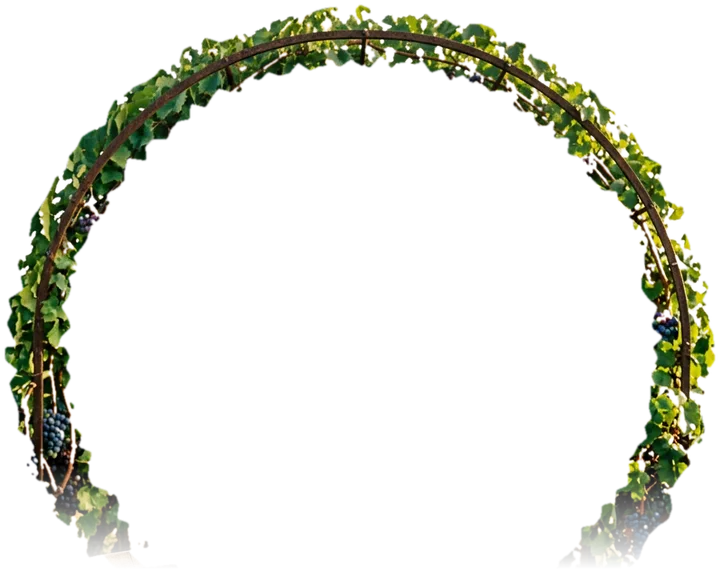
#> input picture img/arch-vine-photo.webp, 720 x 569 px
$ python -i photo-vet.py   (imports and definitions only)
#> lines starting #> are read from the running program, lines starting #| are printed output that depends on the picture
#> further down, picture is the input picture: PIL image 720x569 RGBA; mean R, G, B, A 20.3, 22, 11.9, 39.6
# Checks candidate place photos (run on GitHub): downloads each image and keeps only real photographs,
# rejecting logos, text graphics, blank backgrounds and flat artwork (colour variety / flat-area test).
# Input tools/photo-vet-list.json [{id,img}]  Output tools/photo-vet-result.json {id:{ok,why,...}}
import json, math, io, urllib.request, concurrent.futures as cf
from PIL import Image, ImageFilter, ImageStat
# [1 line not run here, left out]
UA = 'Mozilla/5.0 (Windows NT 10.0; Win64; x64) AppleWebKit/537.36 (KHTML, like Gecko) Chrome/131.0 Safari/537.36'
def feats(im):
    im = im.convert('RGB'); im.thumbnail((256, 256))
#> after `im = im.convert('RGB')`:
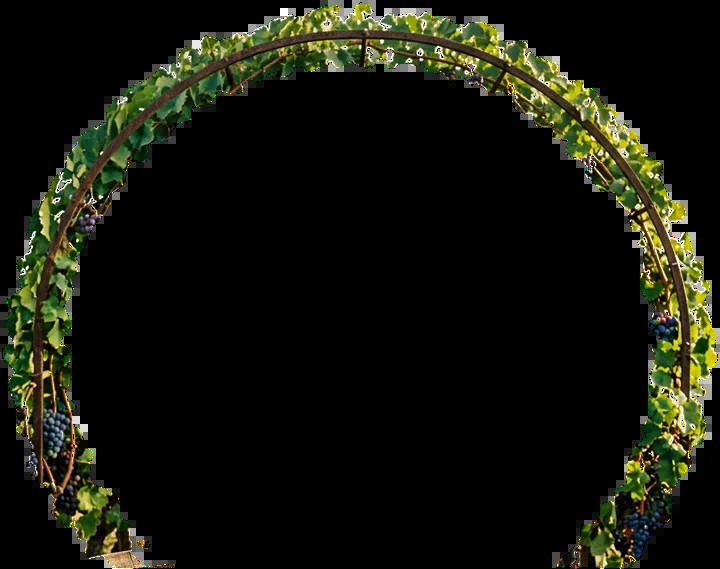
#> im: PIL image 720x569 RGB; mean R, G, B 20.3, 22, 11.9
#> after `im.thumbnail((256, 256))`:
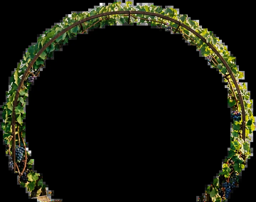
#> im: PIL image 256x202 RGB; mean R, G, B 20.4, 22.1, 12
    g = im.convert('L'); st = ImageStat.Stat(g)
#> after `g = im.convert('L')`:
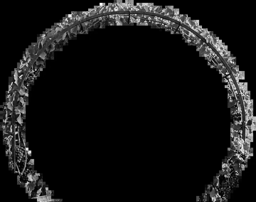
#> g: PIL image 256x202 L; min 0, max 255, mean 20.4
    q = im.quantize(colors=32, method=Image.Quantize.MEDIANCUT); h = sorted(q.histogram()[:32], reverse=True); tot = sum(h)
#> after `q = im.quantize(colors=32, method=Image.Quantize.MEDIANCUT)`:
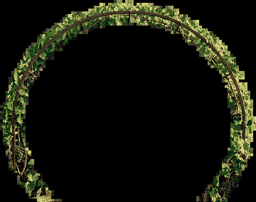
#> q: PIL image 256x202 P; mean R, G, B 20.2, 22, 11.9
#> after `h = sorted(q.histogram()[:32], reverse=True)`: h = 32 values, max 38349 at index 0, min 190 at index 31, mean 1616
#> after `tot = sum(h)`: tot = 51712
    top3 = sum(h[:3]) / tot
#> top3 = 0.764
    hist = g.histogram(); n = sum(hist); ent = -sum((c / n) * math.log2(c / n) for c in hist if c)
#> after `hist = g.histogram()`: hist = 256 values, max 38386 at index 0, min 0 at index 241, mean 202
#> after `n = sum(hist)`: n = 51712
#> after `ent = -sum((c / n * math.log2(c / n) for c in hist if c))`: ent = 2.76
    px = list(g.tobytes()); flat = sum(1 for i in range(len(px) - 1) if abs(px[i] - px[i + 1]) < 2) / len(px)
#> after `px = list(g.tobytes())`: px = 51712 items
#> after `flat = sum((1 for i in range(len(px) - 1) if abs(px[i] - px[i + 1]) < `: flat = 0.757
    return dict(std=round(st.stddev[0], 1), top3=round(top3, 2), ent=round(ent, 2), flat=round(flat, 2))
def one(p):
    try:
        req = urllib.request.Request(p['img'], headers={'User-Agent': UA, 'Accept': 'image/*'})
        data = urllib.request.urlopen(req, timeout=25).read(12_000_000)
        im = Image.open(io.BytesIO(data)); im.load()
        if im.mode in ('RGBA', 'LA', 'P') and 'transparency' in im.info or im.mode == 'RGBA':
            a = im.convert('RGBA').getchannel('A');
            if ImageStat.Stat(a).mean[0] < 250: return p['id'], dict(ok=False, why='transparent')
        f = feats(im)
        ok = f['ent'] >= 6.2 and f['flat'] <= 0.76 and f['std'] >= 25 and f['top3'] <= 0.4
        return p['id'], dict(ok=ok, why='' if ok else 'graphic', **f)
    except Exception as e:
        return p['id'], dict(ok=False, why='download')
# [1 line that did not run here, left out]
# [2 lines not run here, left out]

>>> from PIL import Image
>>> picture = Image.open('../img/arch-vine-photo.webp')
>>> result = feats(picture)
#> result = {'std': 43.9, 'top3': 0.76, 'ent': 2.76, 'flat': 0.76}
